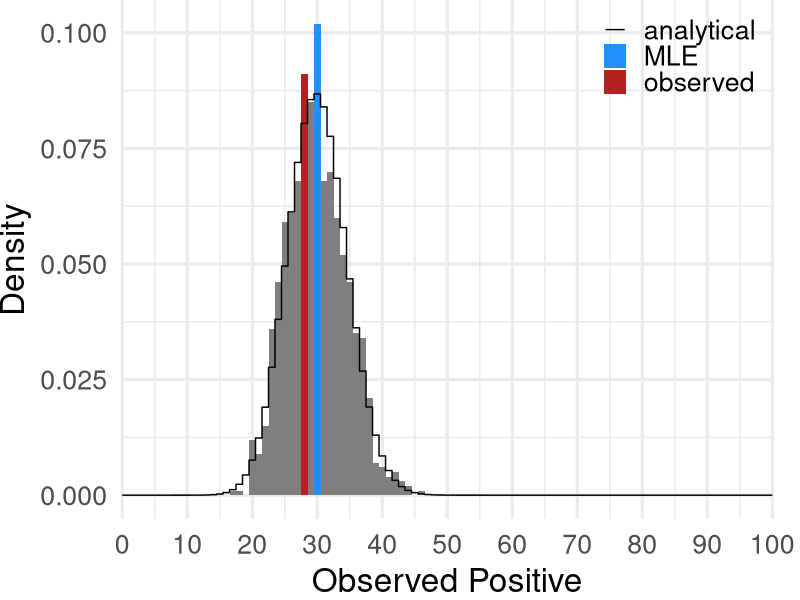
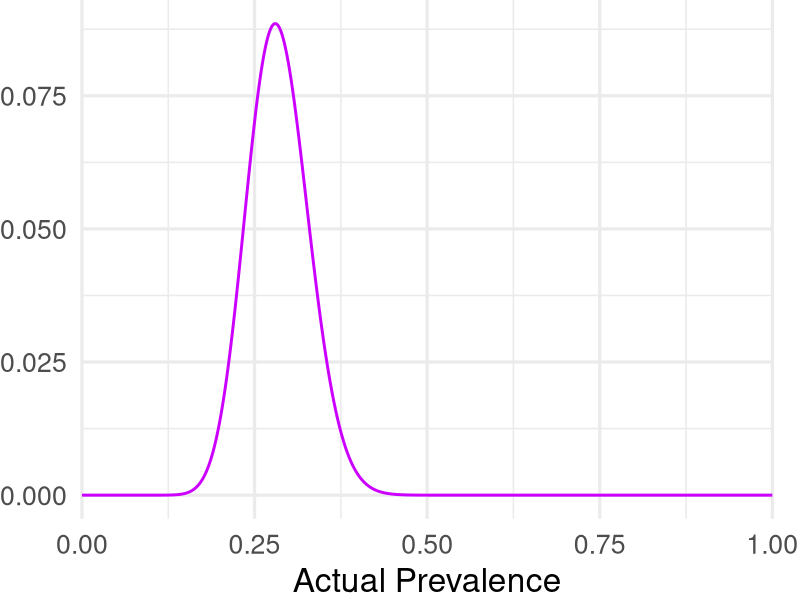
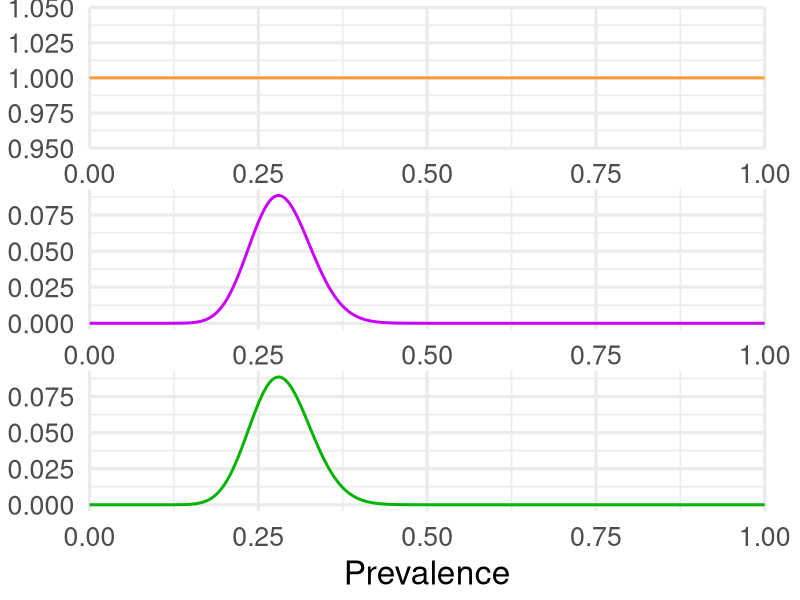

Here is the R script that generated these plots, in order:
#' Introduction to Inference
#' [MMED](https://www.ici3d.org/MMED)
#' Steve Bellan 2012, 2015
#' Carl Pearson 2025, 2026
#' Claire Perrin Smith 2026
#'
#' By the end of this tutorial you should be able to:
#'  * Write a likelihood function for binomially distributed data
#'  * Explain the Metropolis-Hastings algorithm
#'  * Explain how proposal distribution affects MCMC convergence
#'  * Assess MCMC convergence with the Gelman-Rubin diagnostic
#'    and trace plots
#'
#' -----------------------------------------------------------------------------

################################################################################
# STEP 0: SETUP ################################################################
################################################################################

#' Setup the `???` object you need replace
makeActiveBinding(
  "???",
  \(msg) {
    stop(sprintf("Error: you need to %s!", msg), call. = FALSE)
  },
  parent.frame()
)

#' Load packages
library(dplyr)
library(ggplot2)
library(patchwork)

#' Setup Reference Plotting Colors
plot_colors <- c(
  posterior = "#00b300",
  likelihood = "#cc00ff",
  prior = "#ff9933",
  denom = "#0099ff",
  analytical = "#000000",
  MLE = "dodgerblue",
  observed = "firebrick",
  other_samples = "lightgrey"
)

#' Setup Reference Values
true_prevalence <- 0.3
sample_size <- 100L
observation <- 28L

set.seed(42)

################################################################################
# STEP 1: RECALL THE BINOMIAL ##################################################
################################################################################

dMystery <- function(observed_positive) {
  return(dbinom(
    x = observed_positive,
    size = sample_size,
    prob = true_prevalence
  ))
}

#' First, let's simulate many experiments of sample_size = 100

set.seed(42)
random_samples <- data.frame(
  sample_id = seq_len(1000),
  observed_positive = rbinom(
    n = 1000,
    size = sample_size,
    prob = true_prevalence
  ) # some sampling procedure
)

#' Finally, use this plotting function to look at your results.

distro_plot <- function(FUN, samples) {
  ggplot(samples) +
    aes(x = observed_positive) +
    geom_histogram(
      aes(
        y = after_stat(density),
        fill = after_stat(case_when(
          x == true_prevalence * sample_size ~ "MLE",
          x == observation ~ "observed",
          .default = "other samples"
        ))
      ),
      binwidth = 1L,
      center = 0
    ) +
    stat_function(
      mapping = aes(color = "analytical"),
      fun = FUN,
      geom = "step",
      n = sample_size + 1,
      direction = "mid"
    ) +
    scale_x_continuous(
      "Observed Positive",
      limits = c(0, sample_size),
      breaks = seq(0, sample_size, 10),
      expand = expansion(mult = 0)
    ) +
    scale_y_continuous("Density") +
    scale_color_manual(
      NULL,
      values = plot_colors,
      aesthetics = c("color", "fill")
    ) +
    coord_cartesian(clip = "off") +
    theme_minimal(base_size = 24) +
    theme(
      legend.position = "inside",
      legend.position.inside = c(1, 1),
      legend.justification.inside = c(1, 1),
      plot.margin = margin(r = 20)
    )
}

ggsave(
  "testing/binomial_distro.png",
  distro_plot(dMystery, random_samples),
  height = 5,
  width = 10,
  dpi = 1200,
  bg = "transparent"
)

# 2. Recall Likelihood

# Recall the correct likelihood function

lMystery <- function(latent_probability, log = FALSE) {
  return(dbinom(
    x = observation,
    size = sample_size,
    prob = latent_probability,
    log = log
  ))
}

# Using this plotting function, inspect your likelihood function

likelihood_plot <- function(
  FUN,
  type = "likelihood",
  x_label = "Actual Prevalence",
  y_label = NULL,
  title = NULL,
  show_legend = FALSE
) {
  p <- ggplot() +
    geom_function(
      mapping = aes(color = type),
      fun = FUN,
      linewidth = 1,
      n = 1001
    ) +
    scale_x_continuous(
      x_label,
      limits = c(0, 1),
      expand = expansion(mult = 0)
    ) +
    scale_y_continuous(y_label) +
    scale_color_manual(
      NULL,
      values = plot_colors
    ) +
    coord_cartesian(clip = "off") +
    labs(title = title) +
    theme_minimal(base_size = 24) +
    theme(
      plot.margin = margin(r = 20)
    )

  if (show_legend) {
    p <- p +
      theme(
        legend.position = "inside",
        legend.position.inside = c(1, 1),
        legend.justification.inside = c(1, 1)
      )
  } else {
    p <- p + theme(legend.position = "none")
  }
  return(p)
}

# draw and save likelhood function

likelihood_curve_plot <- likelihood_plot(lMystery)

ggsave(
  "testing/likelihood.png",
  likelihood_curve_plot,
  height = 5,
  width = 10,
  dpi = 1200,
  bg = "transparent"
)

# 3. Combined Likelihood plot, prior plot, and posterior plot

# introduce a prior which takes no position on the prevalence

priorMystery <- function(latent_probability) {
  return(dunif(latent_probability, min = 0, max = 1))
}

posterior_fun <- function(priorMystery, lMystery) {
  function(latent_probability) {
    return(lMystery(latent_probability) * priorMystery(latent_probability))
  }
}

# use a plotting function to display the prior, likelihood, and posterior

compare_plot <- function(prior_fun, likelihood_fun) {
  p1 <- likelihood_plot(
    prior_fun,
    type = "prior",
    x_label = NULL,
    show_legend = FALSE
  )

  p2 <- likelihood_plot(
    likelihood_fun,
    type = "likelihood",
    x_label = NULL,
    show_legend = FALSE
  )

  p3 <- likelihood_plot(
    posterior_fun(prior_fun, likelihood_fun),
    type = "posterior",
    x_label = "Prevalence",
    show_legend = FALSE
  )

  return(p1 / p2 / p3)
}

combined_plot <- compare_plot(priorMystery, lMystery)

ggsave(
  "testing/combined_plots.png",
  combined_plot,
  height = 5,
  width = 10,
  dpi = 1200,
  bg = "transparent"
)

# 4. MCMC in practice

# write a proposal function, which moves symmetrically
# about the current value

proposalMystery <- function(initial_prevalence) {}

#
